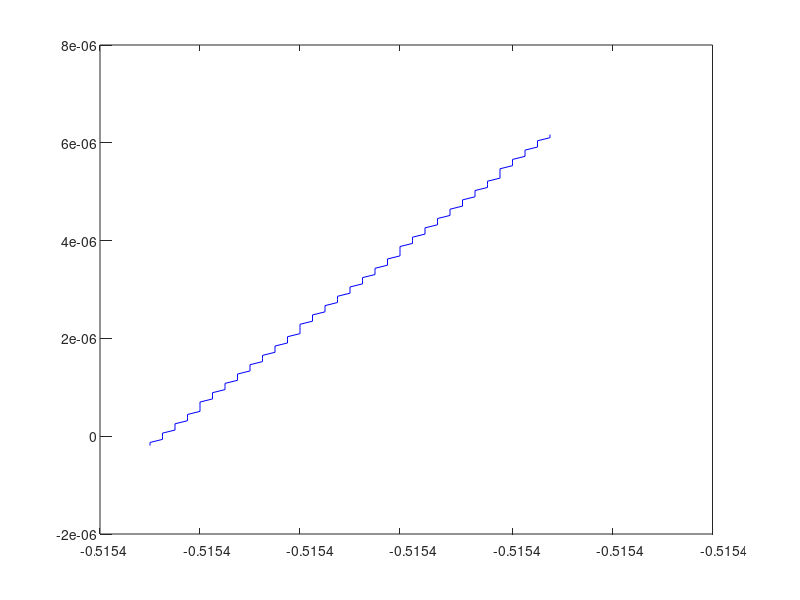

MATLAB code to generate this figure:
xa=-1; xu=0; es=1e-6;
while abs(xu-xa)/2>es
    xo=(xa+xu)/2;
    fa=xa*exp(-xa)+xa^3+1;
    fo=xo*exp(-xo)+xo^3+1;
    fu=xu*exp(-xu)+xu^3+1; %Ek-1
    if fa*fo<0
        xu=xo;
    else
        xa=xo;
    end
    xx=xa:0.01*abs(xa-xu):xu; %Ek-2
    fxx=xx.*exp(-xx)+xx.^3+1; %Ek-3
    figure(1); %Ek-4
    plot(xx,fxx,'b'); %Ek-5
    pause(0.5); %Ek-6
    close all; %Ek-7
end
